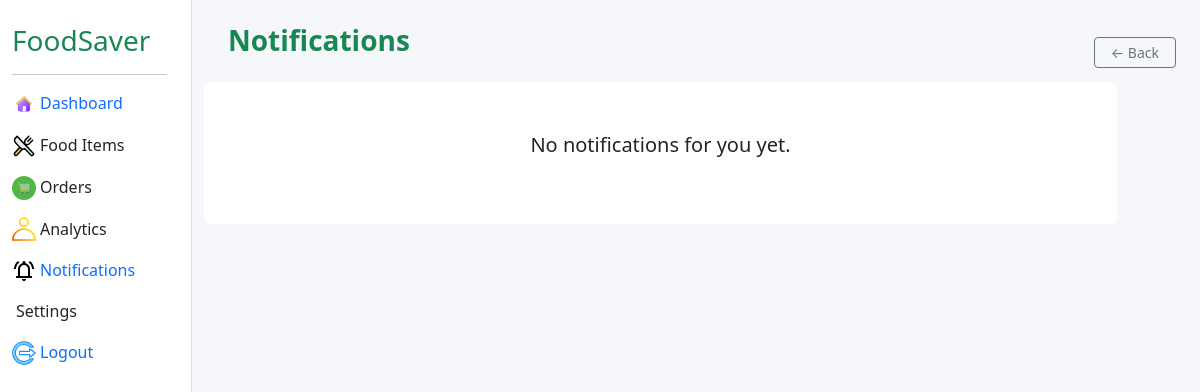
/donor_notifications/ (signed in), run on an earlier commit of the app's database.
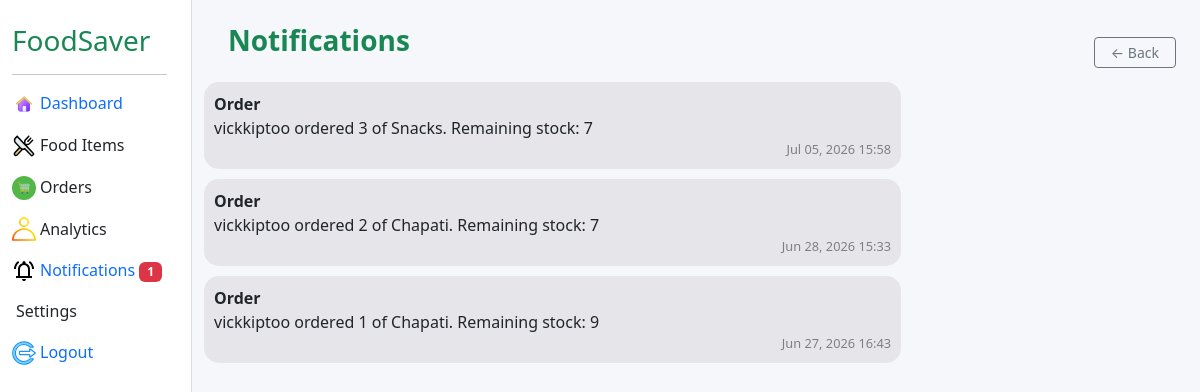
And on a later commit of the database.
### main/models.py (models this page shows, shortened)
class Notification(models.Model):
    TYPE_CHOICES = [
        ("order", "Order"),
        ("delivery", "Delivery"),
        ("payment", "Payment"),
        ("general", "General"),
    ]
    ROLE_CHOICES = [
        ("consumer", "Consumer"),
        ("donor", "Donor"),
    ]
    user = models.ForeignKey(User, on_delete=models.CASCADE, related_name="notifications")
    role = models.CharField(max_length=15, choices=ROLE_CHOICES)
    type = models.CharField(max_length=20, choices=TYPE_CHOICES)
    message = models.TextField()
    is_read = models.BooleanField(default=False)
    created_at = models.DateTimeField(auto_now_add=True)

### main/views.py (the view)
# urls.py: path('donor_notifications/', donor_notifications, name='donor_notifications'),
@login_required
def donor_notifications(request):
    notes = request.user.notifications.filter(role="donor").order_by('-created_at')
    unread_count = request.user.notifications.filter(is_read=False).count()
    request.user.notifications.filter(is_read=False).update(is_read=True)
    return render(request, 'main/donor_notifications.html', {"notes":notes, "unread_count":unread_count})

### main/templates/main/donor_notifications.html (shortened to what this page needs)
<!DOCTYPE html>
<html lang="en">
<head>
    {% load static %}
    <link href="https://cdn.jsdelivr.net/npm/bootstrap@5.3.8/dist/css/bootstrap.min.css" rel="stylesheet"
>
</head>
<body>
    <div class="row">
        <div class="col-md-2 sidebar p-4 position-sticky top-0 d-md-block vh-100">
            <h3 class="text-success">
                FoodSaver
            </h3>
            <hr>
            <ul class="nav flex-column">
                <li class="nav-item mb-3">
                    <a href="{% url 'donor_dashboard' %}" class="d-flex gap-1 align-items-center text-decoration-none">
                        <div><img src="{% static 'svgs\home.svg' %}" width="24px" alt=""></div>
                        <div>Dashboard</div>
                    </a>
                </li>
                <li class="nav-item mb-3">
                    <div class="d-flex gap-1 align-items-center">
                        <div><img src="{% static 'svgs\food.svg' %}" width="24px" alt=""></div>
                        <div>Food Items</div>
                    </div>
                </li>
                <li class="nav-item mb-3">
                    <div class="d-flex gap-1 align-items-center">
                        <div><img src="{% static 'svgs\order.svg' %}" width="24px" alt=""></div>
                        <div>Orders</div>
                    </div>
                </li>
                <li class="nav-item mb-3">
                    <div class="d-flex gap-1 align-items-center">
                        <div><img src="{% static 'svgs\profile (1).svg' %}" width="24px" alt=""></div>
                        <div>Analytics</div>
                    </div>
                </li>
                <li class="nav-item mb-3">
                    <a href="{% url 'donor_notifications' %}"
                        class="d-flex gap-1 align-items-center text-decoration-none">
                        <div><img src="{% static 'svgs/notifications.svg' %}" width="24px" alt=""></div>
                        <div>Notifications
                            {% if unread_count %}
                            <span class="badge bg-danger">
                                {{ unread_count }}
                            </span>
                            {% endif %}
                        </div>
                    </a>
                </li>
                <li class="nav-item">
                    <div class="d-flex gap-1 align-items-center">
                        <div>Settings</div>
                    </div>
                </li>
                <li class="nav-item mb-3 pt-3">
                    <a href="{% url 'logout' %}" class="d-flex gap-1 align-items-center text-decoration-none">
                        <div><img src="{% static 'svgs\logout.svg' %}" width="24px" alt=""></div>
                        <div>Logout</div>
                    </a>
                </li>
            </ul>
        </div>
        <div class="col-md-10 mt-4">
            <div class="d-flex justify-content-between px-4 align-items-center">
                <div>
                    <h3 class="mb-4 text-success fw-bold">
                        Notifications
                    </h3>
                </div>
                <div>
                    <a class="btn btn-sm btn-outline-secondary px-3" href="{% url 'donor_dashboard' %}">
                        &larr; Back
                    </a>
                </div>
            </div>
            <div class="sms-container">
                {% for note in notes %}
                <div class="sms-bubble {% if not note.is_read %} unread {% endif %}">
                    <strong>{{ note.type|title }}</strong><br>
                    {{ note.message }}
                    <div class="sms-time">{{ note.created_at|date:"M d, Y H:i" }}</div>
                </div>
                {% empty %}
                <div class="col-md-11 rounded-3 p-5 text-center bg-white">
                    <p class="fs-5">No notifications for you yet.</p>
                </div>
                {% endfor %}
            </div>
        </div>
    </div>
</body>
</html>

What changed in the data, as far as the page shows it:
added Notification: type "Order", message "vickkiptoo ordered 3 of Snacks. Remaining stock: 7", created_at "Jul 05, 2026 15:58"
added Notification: type "Order", message "vickkiptoo ordered 2 of Chapati. Remaining stock: 7", created_at "Jun 28, 2026 15:33"
added Notification: type "Order", message "vickkiptoo ordered 1 of Chapati. Remaining stock: 9", created_at "Jun 27, 2026 16:43"
Also different on the page:
{{ unread_count }}: (not shown) → "1"
text no longer shown: "No notifications for you yet."
